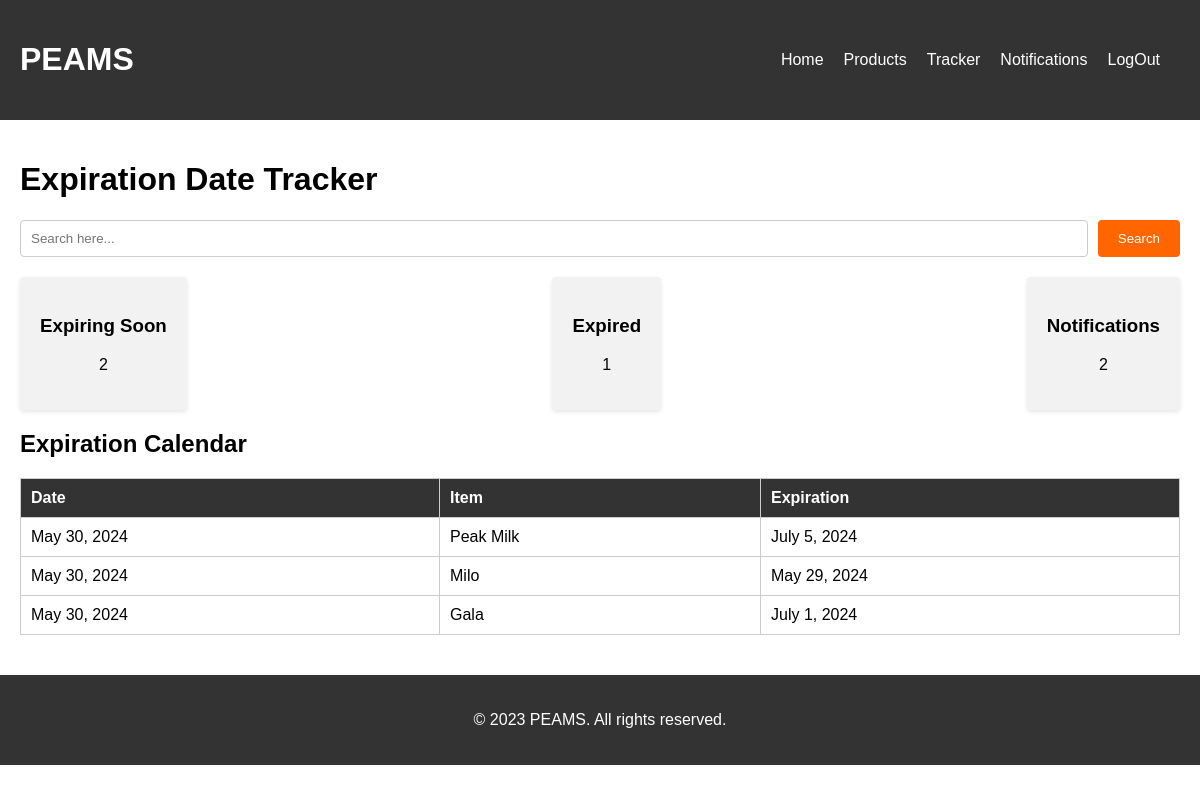
Before: /tracker/ with the older database file.
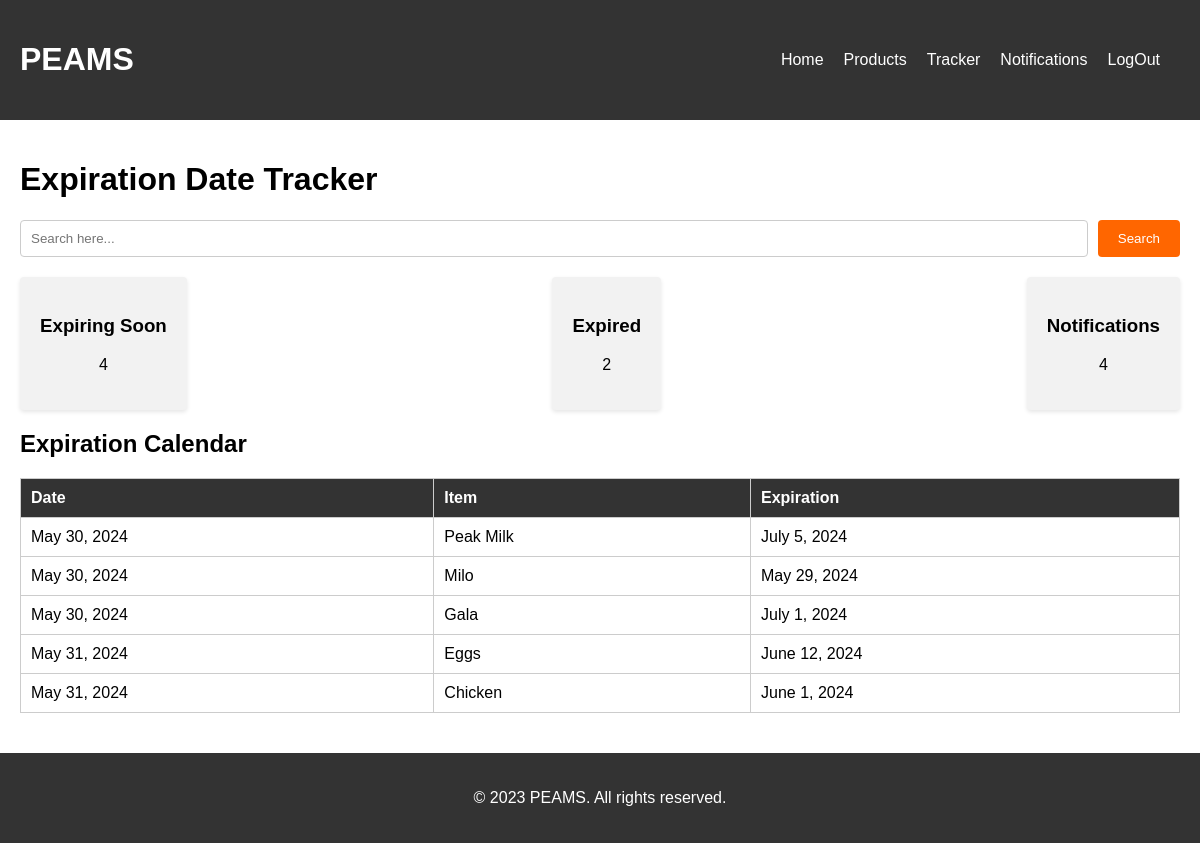
After: the same page with the newer database file.
### peams_app/models.py (models this page shows, shortened)
class Product(models.Model):
    name = models.CharField(max_length=150)
    date_added = models.DateField(auto_now_add=True)
    expiry_date = models.DateField()
    batch_no = models.CharField(max_length=50, unique=True)
    expired = models.BooleanField(default=False)
    about_to_expire = models.BooleanField(default=False)
    alert_status = models.CharField(default="okay", max_length=20)
    def save(self, *args, **kwargs):
        self.batch_no = ''.join([
        random.choice(string.ascii_uppercase),
        random.choice(string.ascii_uppercase),
        random.choice(string.ascii_uppercase),
        '_',
        str(random.randint(100, 999))
        ])
        super().save(*args, **kwargs)

### peams_app/views.py (the view)
# urls.py: path('tracker/', views.tracker, name='tracker'),
def tracker(request):
    tracker_update()
    products = Product.objects.all()
    about_to_expire_count = Product.objects.filter(about_to_expire=True).count()
    expired_count = Product.objects.filter(expired=True).count()
    products_notify = Product.objects.exclude(alert_status="okay").count()
    context = {
        'products' : products,
        'about_to_expire': about_to_expire_count,
        'expired': expired_count,
        'notification_count': products_notify,
    }
    return render(request, 'peams_app/tracker.html', context)

### peams_app/views.py (called while the page is built)
def tracker_update():
    today = timezone.now().date()
    one_month_later = today + timedelta(days=30)
    items_to_update = Product.objects.filter(expiry_date__lte=one_month_later, about_to_expire=False)
    for product in items_to_update:
        product.about_to_expire = True
        product.alert_status = "warning"
        product.save()
    items_expired = Product.objects.filter(expiry_date__lt=today, expired=False)
    for product in items_expired:
        product.expired = True
        product.alert_status = "expired"
        product.save()

### peams_app/templates/peams_app/tracker.html (shortened to what this page needs)
{% extends 'peams_app/layout.html' %}
{% load static %}
{% block body %}
    <div class="main-content">
        <h1>Expiration Date Tracker</h1>
        <div class="add-item">
            <input type="text" id="searchInput" placeholder="Search here..." onkeydown="if (event.keyCode === 13) searchCalendarEntries()">
            <button onclick="searchCalendarEntries()">Search</button>
        </div>
        <div class="dashboard-summary">
            <div class="dashboard-item">
                <h3>Expiring Soon</h3>
                <p id="expiring-soon">{{about_to_expire}}</p>
            </div>
            <div class="dashboard-item">
                <h3>Expired</h3>
                <p id="expired">{{expired}}</p>
            </div>
            <div class="dashboard-item">
                <h3>Notifications</h3>
                <p id="notifications">{{notification_count}}</p>
            </div>
        </div>
        <h2>Expiration Calendar</h2>
        <table class="expiration-calendar">
            <thead>
                <tr>
                    <th>Date</th>
                    <th>Item</th>
                    <th>Expiration</th>
                </tr>
            </thead>
            <tbody id="calendar-body">
                {% for product in products %}
                    <tr>
                        <td>{{product.date_added}}</td>
                        <td>{{product.name}}</td>
                        <td>{{product.expiry_date}}</td>
                    </tr>
                {% endfor %}
            </tbody>
        </table>
    </div>
{% endblock %}

### peams_app/templates/peams_app/layout.html (shortened to what this page needs)
{% load static %}
<!DOCTYPE html>
<html lang="en">
<head>
    <link rel="stylesheet" href="https://cdnjs.cloudflare.com/ajax/libs/font-awesome/5.15.3/css/all.min.css" />
    <link rel="stylesheet" href="{% static 'peams_app/style.css'%}">
</head>
<body>
    <header>
        <div class="logo">
            <h1>PEAMS</h1>
        </div>
        <nav>
            <ul>
                <li><a href="{% url 'home' %}">Home</a></li>
                <li><a href="{% url 'products' %}">Products</a></li>
                <li><a href="{% url 'tracker' %}">Tracker</a></li>
                <li><a href="{% url 'notify' %}">Notifications</a></li>
                <li><a href="{% url 'logout' %}">LogOut</a></li>
            </ul>
        </nav>
    </header>
    {% block body %}
    {% endblock %}
    <footer>
        <p>&copy; 2023 PEAMS. All rights reserved.</p>
    </footer>
</body>
</html>

### peams_app/static/peams_app/style.css (style rules this page uses)
body { font-family: Arial, sans-serif; margin: 0; padding: 0; }
header { background-color: #333; color: #fff; padding: 20px; display: flex; justify-content: space-between; align-items: center; }
nav ul { list-style-type: none; margin: 0; padding: 0; display: flex; }
nav ul li { margin-right: 20px; }
nav ul li a { color: #fff; text-decoration: none; }
.main-content { padding: 20px; }
.add-item { display: flex; margin-bottom: 20px; }
.add-item input { flex-grow: 1; padding: 10px; border: 1px solid #ccc; border-radius: 4px; }
.add-item button { background-color: #ff6600; color: #fff; padding: 10px 20px; border: none; cursor: pointer; border-radius: 4px; margin-left: 10px; }
.dashboard-summary { display: flex; justify-content: space-between; margin-bottom: 20px; }
.dashboard-item { background-color: #f2f2f2; padding: 20px; text-align: center; border-radius: 4px; box-shadow: 0 2px 4px rgba(0, 0, 0, 0.1); }
.expiration-calendar { width: 100%; border-collapse: collapse; }
.expiration-calendar th, .expiration-calendar td { padding: 10px; border: 1px solid #ccc; }
.expiration-calendar th { background-color: #333; color: #fff; }
footer { background-color: #333; color: #fff; padding: 20px; text-align: center; margin-top: 20px; }
.add-item { display: flex; margin-top: 20px; }
button { background-color: #ff6600; color: white; padding: 10px 20px; border: none; border-radius: 4px; cursor: pointer; margin-left: 10px; }
table { width: 100%; border-collapse: collapse; }
th, td { padding: 10px; text-align: left; }
th { background-color: #f2f2f2; }

Changed rows visible on the page:
added Product: date_added "May 31, 2024", name "Eggs", expiry_date "June 12, 2024"
added Product: date_added "May 31, 2024", name "Chicken", expiry_date "June 1, 2024"
Other visible differences:
{{ about_to_expire }}: "2" → "4"
{{ expired }}: "1" → "2"
{{ notification_count }}: "2" → "4"
